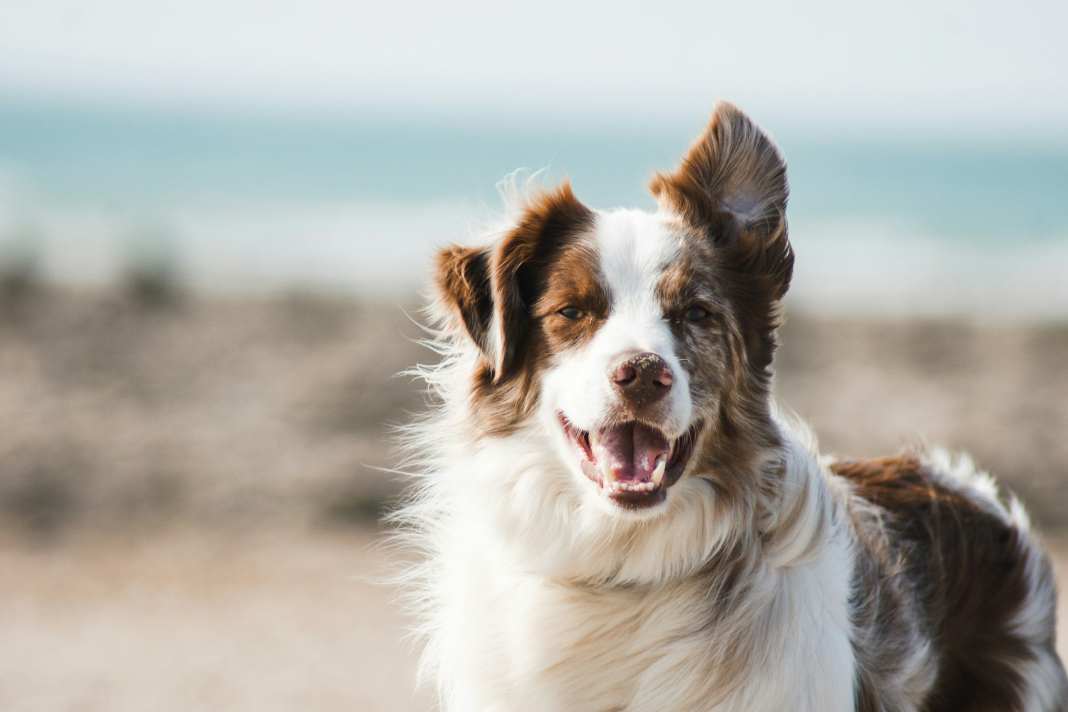
#> input picture img/dog.jpg, 4272 x 2848 px (shown at 1/4 size)
$ python mini.py
#> lines starting #> are read from the running program, lines starting #| are printed output that depends on the picture; after the words box and inside, x2 and y2 are one past the last pixel; in counts of white or black regions, pixels touching at a corner belong together
# 배경과 객체 분리해서 배경만 흑백처리
# 사용된 개념 - opencv 색상변환, 스레시홀딩, 오츠 알고리즘, 이미지 연산

import cv2
import numpy as np

# 이미지 불러오기
img = cv2.imread('../img/dog.jpg')
#> img is the input picture: shape (2848, 4272, 3); mean B, G, R 168, 174.6, 176.9

# 이미지 사이즈 조절
img = cv2.resize(img, (0,0), fx=0.2, fy=0.2)
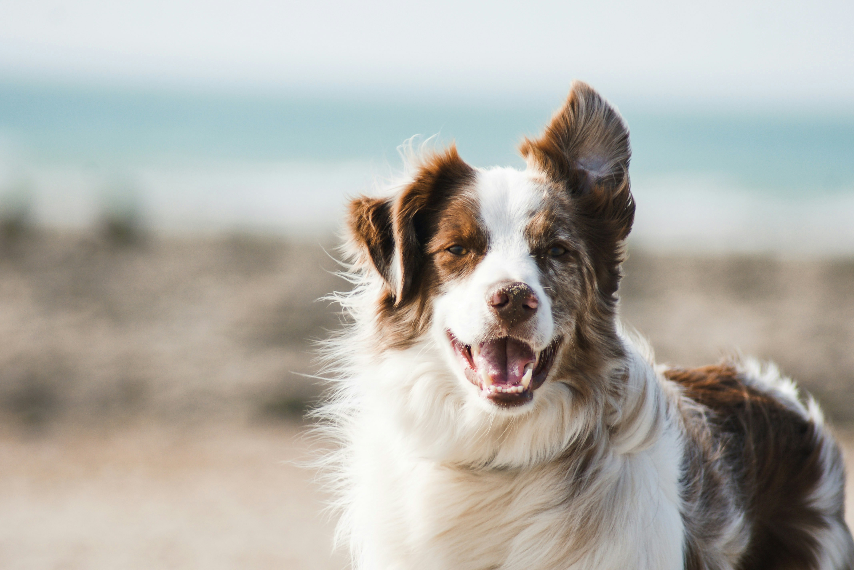
#> img: shape (570, 854, 3); mean B, G, R 168, 174.6, 176.9

# 그레이 스케일로 변환
gray = cv2.cvtColor(img, cv2.COLOR_BGR2GRAY)
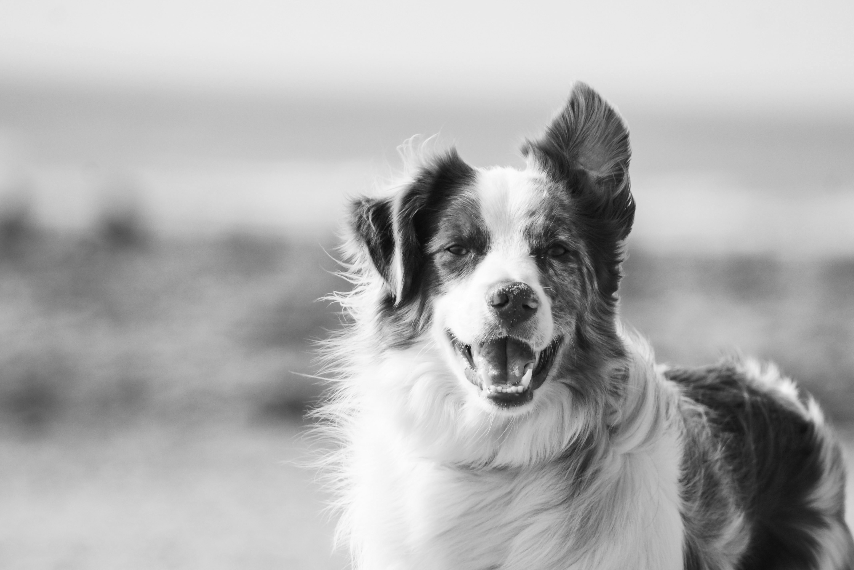
#> gray: shape (570, 854); min 10, max 255, mean 174.5

# 블러로 노이즈 제거
blur = cv2.GaussianBlur(gray, (5, 5), 0)

# 오츠 알고리즘으로 자동 이진화
_, mask = cv2.threshold(gray, 0, 255, cv2.THRESH_BINARY + cv2.THRESH_OTSU)
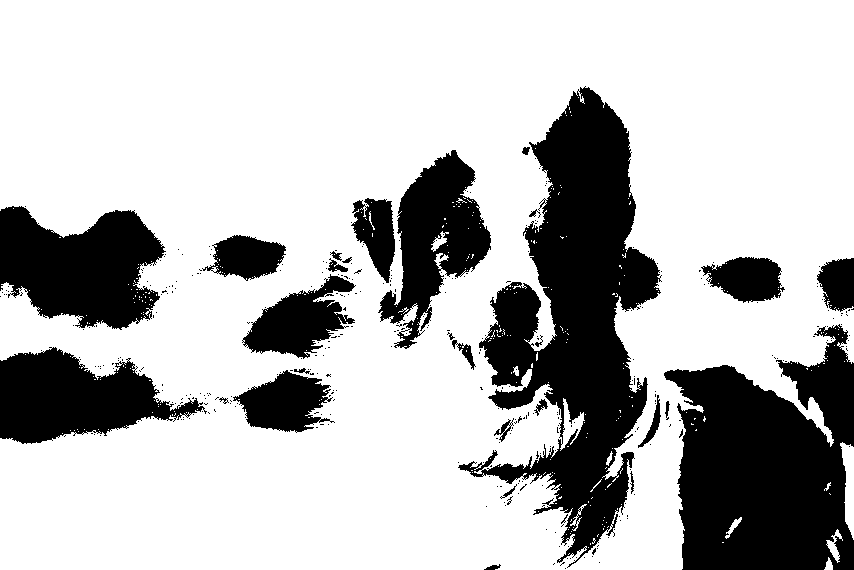
#> mask: shape (570, 854); 73.3% white; 360 black regions (332 under 20 px), largest, box (x1, y1, x2, y2) and area: (458, 86, 662, 568) 41849, (664, 324, 854, 570) 32914, (0, 206, 166, 330) 14138

# 마스크를 보정
kernel = cv2.getStructuringElement(cv2.MORPH_ELLIPSE, (3,3))
mask = cv2.morphologyEx(mask, cv2.MORPH_OPEN, kernel, iterations=2)
#> mask: shape (570, 854); 72.1% white; 87 black regions (71 under 20 px), largest, box (x1, y1, x2, y2) and area: (458, 86, 662, 569) 44624, (664, 324, 854, 570) 33431, (0, 206, 168, 330) 14587
mask = cv2.morphologyEx(mask, cv2.MORPH_CLOSE, kernel, iterations=2)
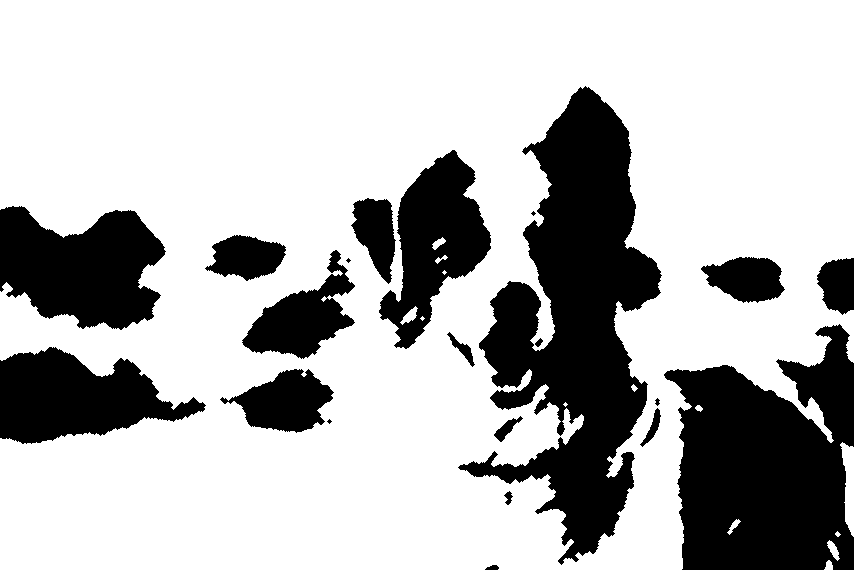
#> mask: shape (570, 854); 72.3% white; 21 black regions (3 under 20 px), largest, box (x1, y1, x2, y2) and area: (458, 86, 662, 565) 44141, (664, 324, 854, 570) 33352, (0, 206, 166, 330) 14539

# 마스크 반전(흰색=객체, 검정=배경)
mask_inv = cv2.bitwise_not(mask)

# 객체만 추출
obj = cv2.bitwise_and(img, img, mask=mask_inv)
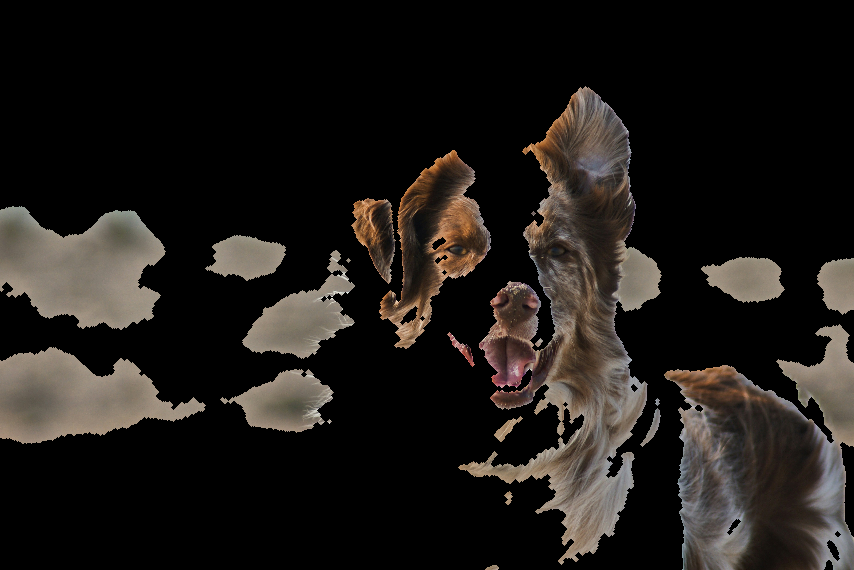
#> obj: shape (570, 854, 3); mean B, G, R 24.1, 27.3, 30.9

# 배경을 흑백으로 변환
background = cv2.bitwise_and(img, img, mask=mask)
background = cv2.cvtColor(background, cv2.COLOR_BGR2GRAY)
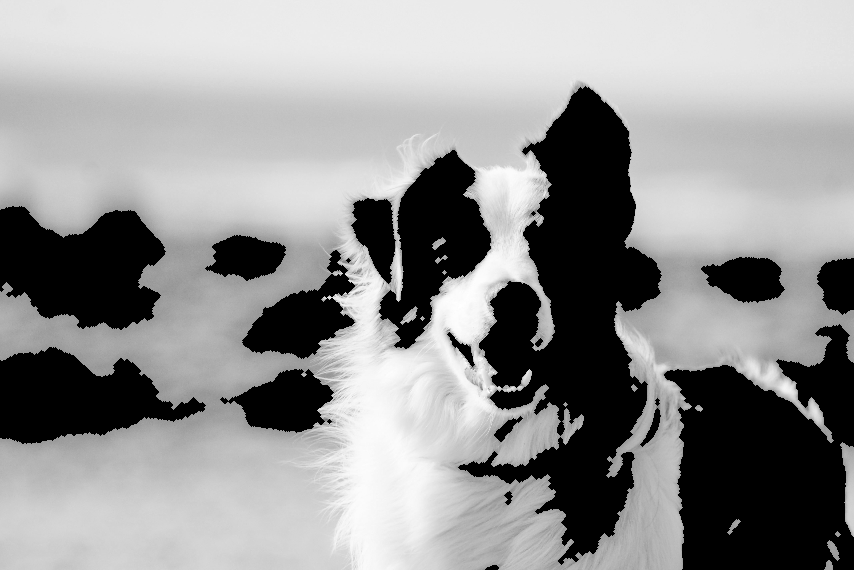
#> background: shape (570, 854); min 0, max 255, mean 146.6
background = cv2.cvtColor(background, cv2.COLOR_GRAY2BGR)
#> background: shape (570, 854, 3)

# 객체 + 흑백 배경 합성
result = cv2.add(obj, background)
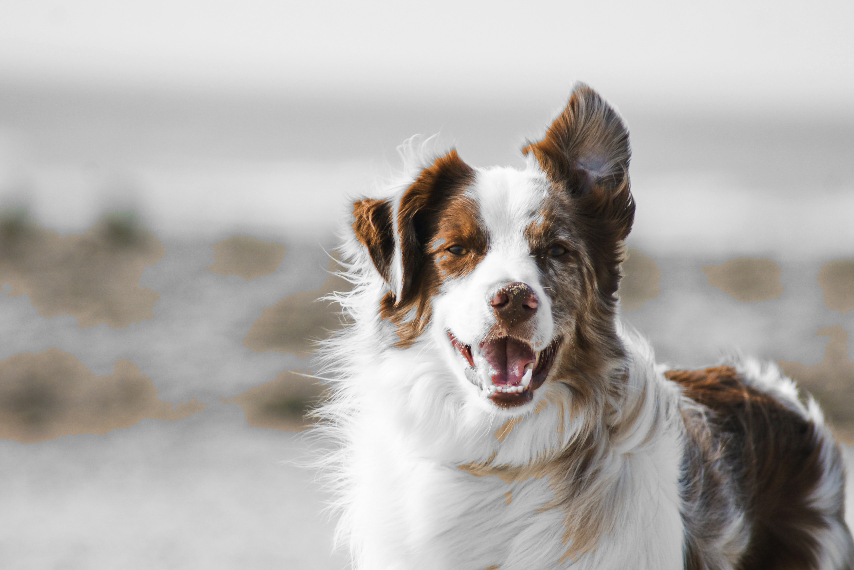
#> result: shape (570, 854, 3); mean B, G, R 170.7, 173.8, 177.4

#print(img.shape)
cv2.imshow('Origianl', img)
cv2.imshow('Result', result)

cv2.waitKey(0)
cv2.destroyAllWindows()

$ run again, with img/like_lenna.png saved as img/dog.jpg
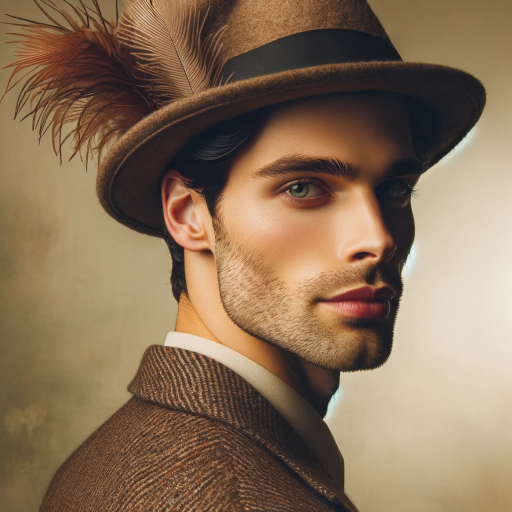
#> input picture img/like_lenna.png, 1024 x 1024 px (shown at 1/2 size)
#> img is the input picture: shape (1024, 1024, 3); mean B, G, R 87.6, 112.3, 136.5
#> img: shape (205, 205, 3)
#> `_, mask = cv2.threshold(gray, 0, 255, cv2.THRESH_BINARY + cv2.THRESH_O..`:
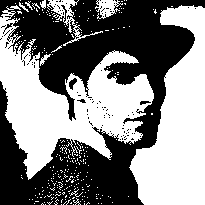
#> mask: shape (205, 205); 51% white; 102 black regions (98 under 20 px), largest, box (x1, y1, x2, y2) and area: (0, 0, 205, 205) 20303, (69, 78, 77, 90) 52, (140, 101, 151, 105) 27, (77, 99, 86, 103) 20
#> mask_inv: shape (205, 205); 52.9% white; 7 black regions (2 under 20 px), largest, box (x1, y1, x2, y2) and area: (0, 16, 154, 179) 10401, (129, 5, 205, 205) 8972, (50, 0, 76, 13) 184, (98, 0, 115, 17) 163, (68, 74, 75, 81) 30
#> `result = cv2.add(obj, background)`:
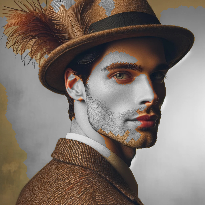
#> result: shape (205, 205, 3); mean B, G, R 106.1, 114.1, 125.9
